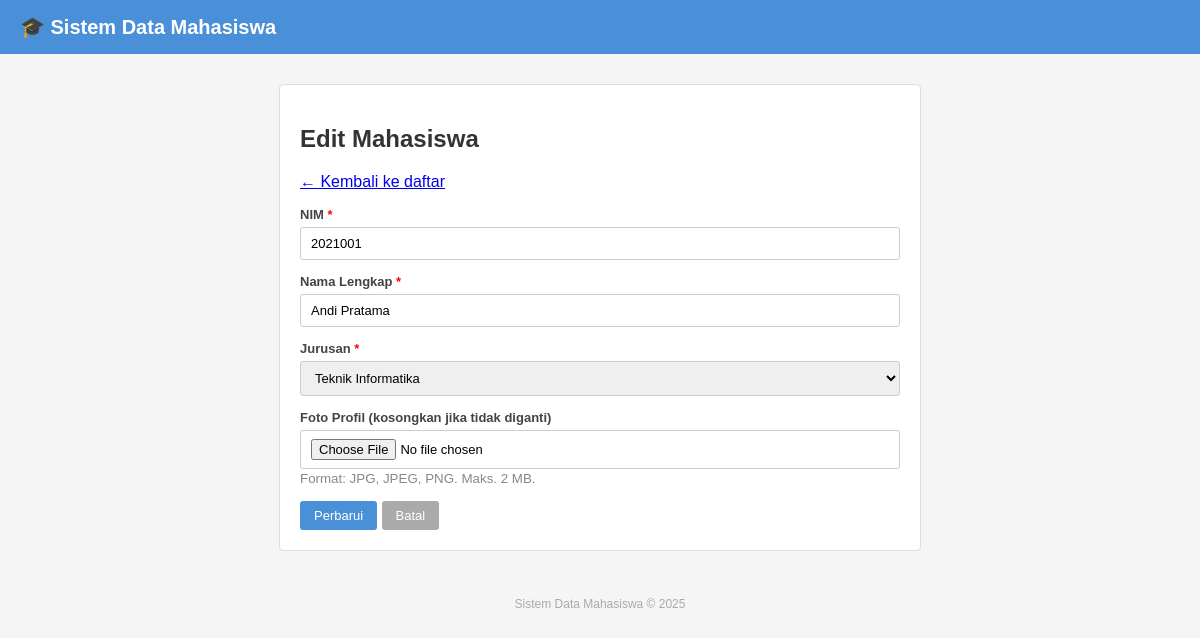
/form.php?id=1, run on the app's committed database.
### tables this page shows
CREATE TABLE IF NOT EXISTS `mahasiswa` (
  `id`           INT(11)       NOT NULL AUTO_INCREMENT,
  `nim`          VARCHAR(20)   NOT NULL,
  `nama_lengkap` VARCHAR(100)  NOT NULL,
  `jurusan`      VARCHAR(100)  NOT NULL,
  `foto`         VARCHAR(255)  NOT NULL DEFAULT 'default.png',
  `created_at`   TIMESTAMP     NOT NULL DEFAULT CURRENT_TIMESTAMP,
  PRIMARY KEY (`id`),
  UNIQUE KEY `nim` (`nim`)
);

### form.php (the view, shortened to what this page needs)
<?php
require_once 'koneksi.php';
$mode      = 'tambah';
$data      = ['id' => '', 'nim' => '', 'nama_lengkap' => '', 'jurusan' => '', 'foto' => ''];
$judul     = 'Tambah Mahasiswa';
if (isset($_GET['id']) && is_numeric($_GET['id'])) {
    $id  = (int) $_GET['id'];
    $sql = "SELECT * FROM mahasiswa WHERE id = $id LIMIT 1";
    $res = mysqli_query($conn, $sql);
    if ($res && mysqli_num_rows($res) > 0) {
        $data  = mysqli_fetch_assoc($res);
        $mode  = 'edit';
        $judul = 'Edit Mahasiswa';
    } else {
        header('Location: index.php');
        exit;
    }
}
$daftar_jurusan = [
    'Teknik Informatika',
    'Sistem Informasi',
    'Teknik Komputer',
    'Manajemen Informatika',
    'Komputerisasi Akuntansi',
];
?>
<!DOCTYPE html>
<html lang="id">
<head>
    <link rel="stylesheet" href="style.css">
</head>
<body>
<div class="header">🎓 Sistem Data Mahasiswa</div>
<div class="container" style="max-width: 600px;">
    <h2><?= $judul ?></h2>
    <p><a href="index.php">&larr; Kembali ke daftar</a></p>
    <form id="formMahasiswa" action="proses.php" method="POST" enctype="multipart/form-data" novalidate>
        <div class="form-group">
            <label>NIM <span style="color:red;">*</span></label>
            <input type="text" id="nim" name="nim"
                   value="<?= htmlspecialchars($data['nim']) ?>"
                   placeholder="Contoh: 2021001">
        </div>
        <div class="form-group">
            <label>Nama Lengkap <span style="color:red;">*</span></label>
            <input type="text" id="nama_lengkap" name="nama_lengkap"
                   value="<?= htmlspecialchars($data['nama_lengkap']) ?>"
                   placeholder="Contoh: Andi Pratama">
        </div>
        <div class="form-group">
            <label>Jurusan <span style="color:red;">*</span></label>
            <select id="jurusan" name="jurusan">
                <?php foreach ($daftar_jurusan as $j): ?>
                    <option value="<?= $j ?>" <?= ($data['jurusan'] === $j) ? 'selected' : '' ?>>
                        <?= $j ?>
                    </option>
                <?php endforeach; ?>
            </select>
        </div>
        <div class="form-group">
            <label>
                Foto Profil
                <?= ($mode === 'tambah') ? '<span style="color:red;">*</span>' : '(kosongkan jika tidak diganti)' ?>
            </label>
            <input type="file" id="foto" name="foto" accept="image/jpeg,image/jpg,image/png">
            <small style="color:#888;">Format: JPG, JPEG, PNG. Maks. 2 MB.</small>
        </div>
        <div>
            <button type="submit" class="btn btn-primary">
                <?= ($mode === 'tambah') ? 'Simpan' : 'Perbarui' ?>
            </button>
            <a href="index.php" class="btn btn-secondary">Batal</a>
        </div>
    </form>
</div>
<div class="footer">Sistem Data Mahasiswa &copy; 2025</div>
</body>
</html>

### style.css (style rules this page uses)
body { font-family: Arial, sans-serif; background: #f5f5f5; margin: 0; padding: 0; }
h2 { color: #333; }
.container { width: 90%; max-width: 1000px; margin: 30px auto; background: #fff; padding: 20px; border: 1px solid #ddd; border-radius: 4px; }
.header { background: #4a90d9; color: #fff; padding: 15px 20px; font-size: 20px; font-weight: bold; }
.btn { display: inline-block; padding: 7px 14px; font-size: 13px; border: none; border-radius: 3px; cursor: pointer; text-decoration: none; color: #fff; }
.btn-primary { background: #4a90d9; }
.btn-secondary { background: #aaa; }
.form-group { margin-bottom: 14px; }
.form-group label { display: block; font-size: 13px; font-weight: bold; margin-bottom: 5px; color: #444; }
.form-group input[type="text"], .form-group select, .form-group input[type="file"] { width: 100%; padding: 8px 10px; font-size: 13px; border: 1px solid #ccc; border-radius: 3px; box-sizing: border-box; }
.footer { text-align: center; padding: 16px; font-size: 12px; color: #aaa; margin-top: 10px; }

### data on the page
mahasiswa: nim "2021001", nama_lengkap "Andi Pratama", jurusan "Teknik Informatika"

### other printed values
$judul "Edit Mahasiswa"
